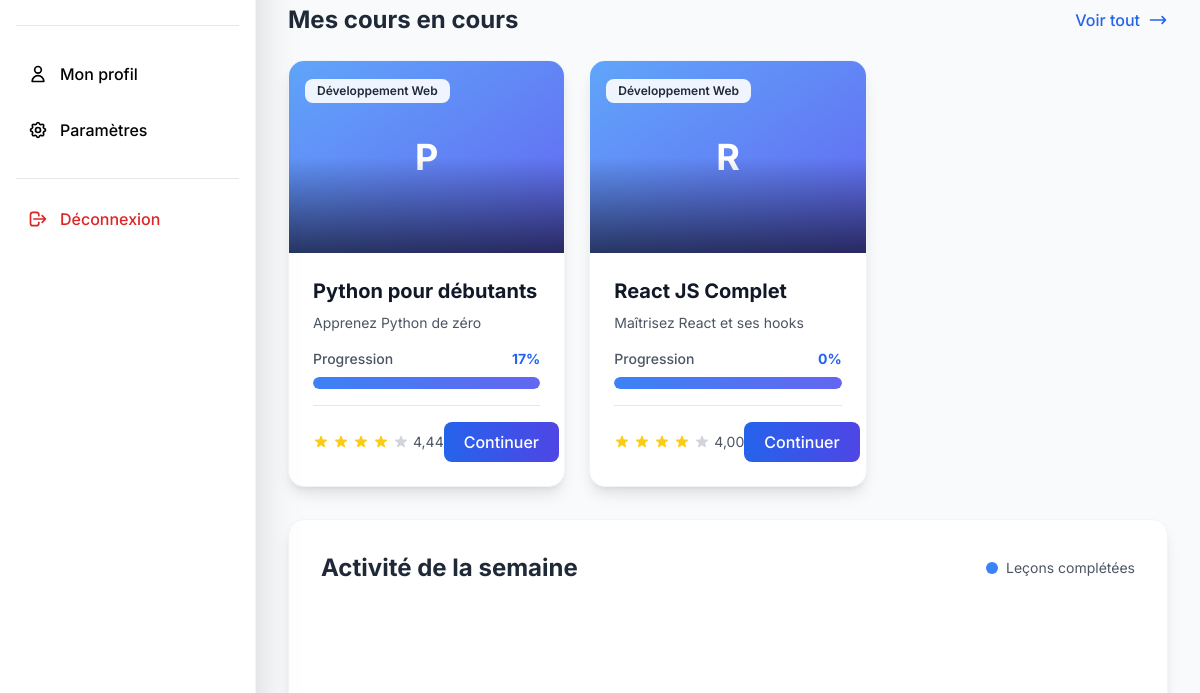
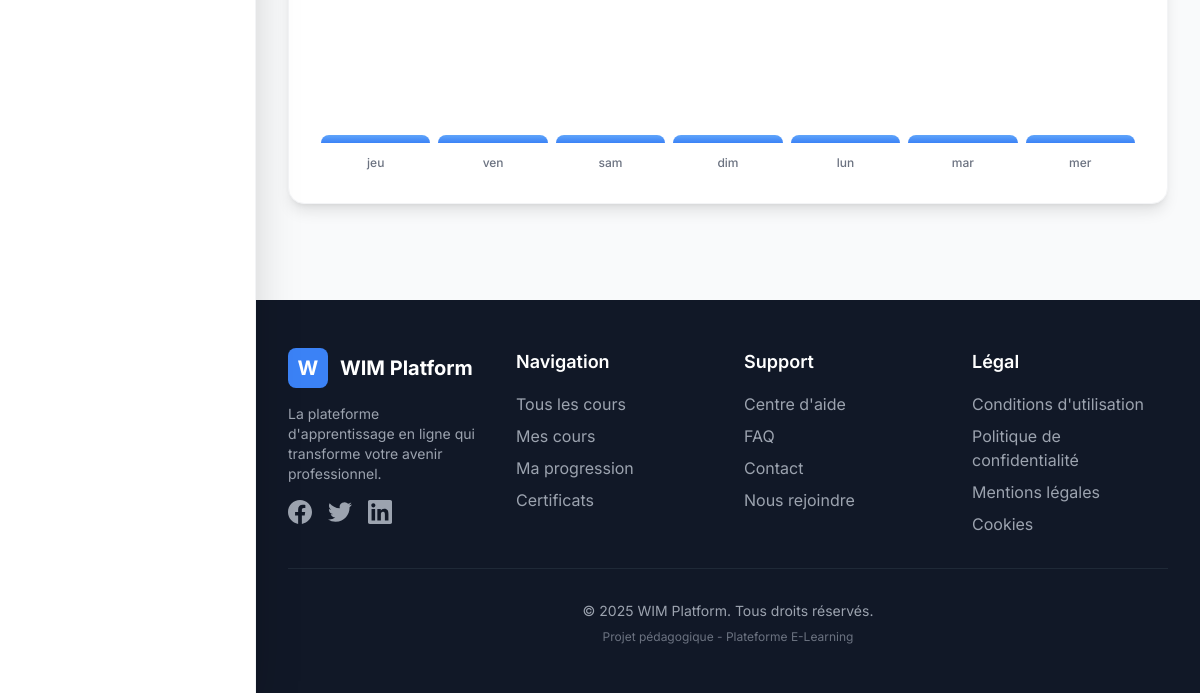
Before: /dashboard/ (signed in, lower part) with the older database file (2 pictures, top to bottom).
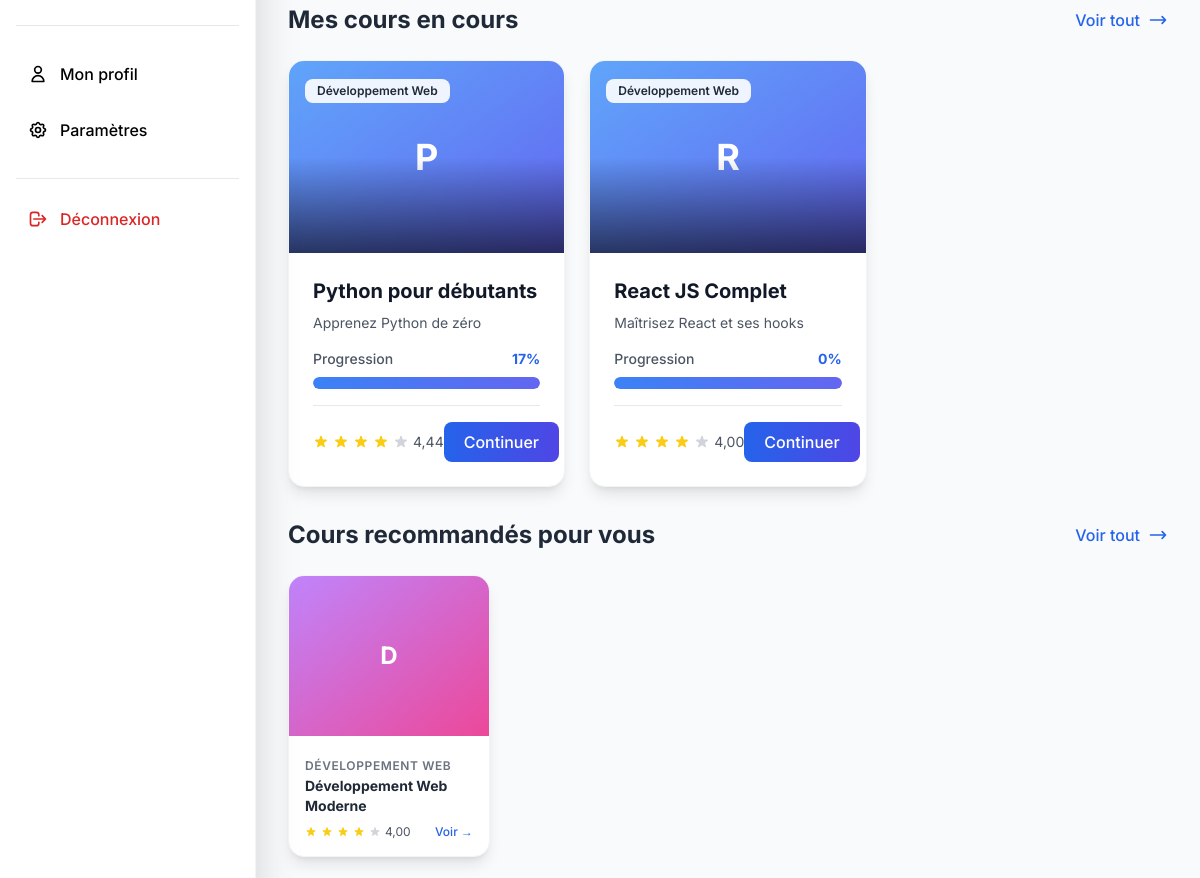
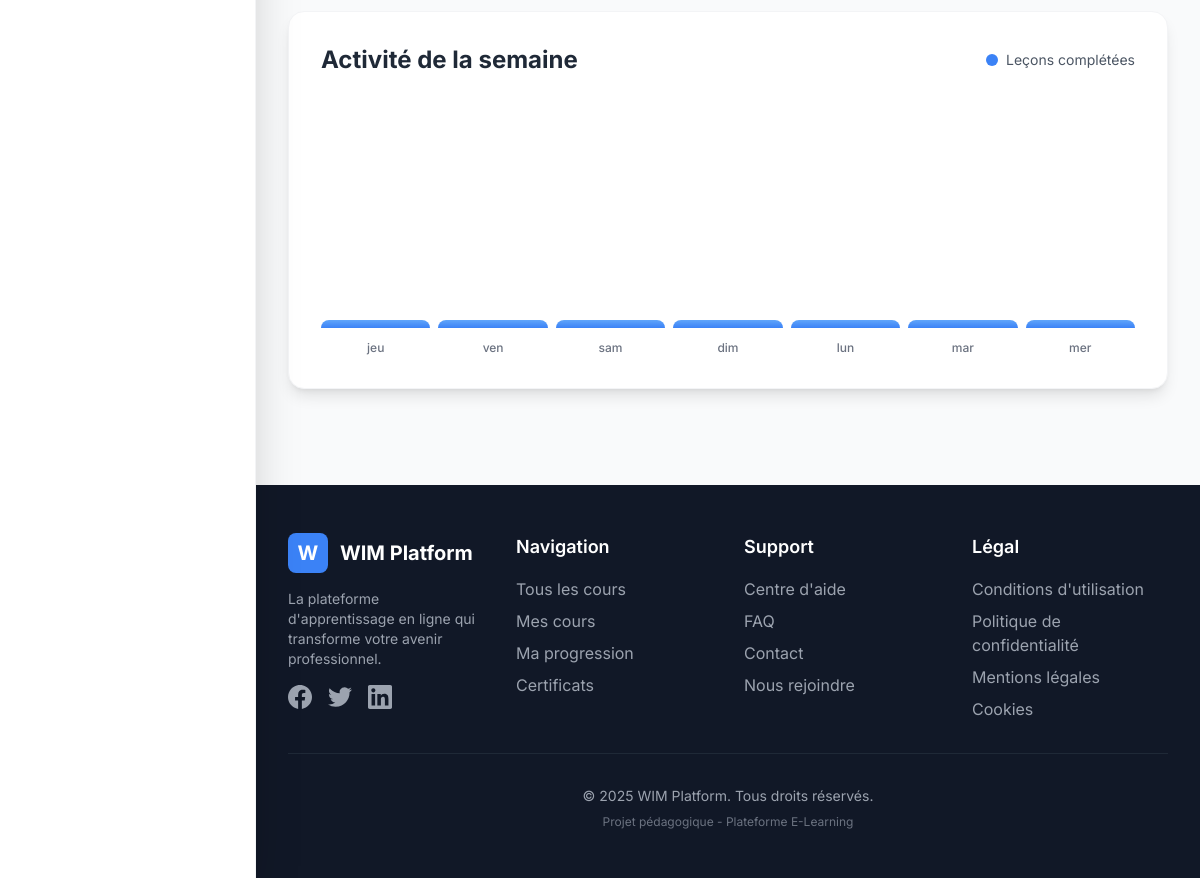
After: the same page with the newer database file (2 pictures, top to bottom).
### apps/enrollments/models.py (models this page shows, shortened)
class Enrollment(models.Model):
    user = models.ForeignKey('users.User', on_delete=models.CASCADE, related_name='enrollments',
                             verbose_name='utilisateur')
    course = models.ForeignKey('courses.Course', on_delete=models.CASCADE, related_name='enrollments',
                               verbose_name='cours')
    progress_percentage = models.DecimalField('progression (%)', max_digits=5, decimal_places=2, default=0,
                                              validators=[MinValueValidator(0), MaxValueValidator(100)])
    enrolled_at = models.DateTimeField('inscrit le', auto_now_add=True)
    started_at = models.DateTimeField('commencé le', null=True, blank=True)
    completed_at = models.DateTimeField('complété le', null=True, blank=True)
    last_accessed = models.DateTimeField('dernier accès', auto_now=True)
    is_active = models.BooleanField('actif', default=True)
    is_completed = models.BooleanField('complété', default=False)
    is_favorite = models.BooleanField('favori', default=False)
    total_time_spent = models.IntegerField('temps total (secondes)', default=0)
    class Meta:
        verbose_name = 'inscription'
        verbose_name_plural = 'inscriptions'
        ordering = ['-enrolled_at']
        unique_together = [['user', 'course']]

### apps/courses/models.py (models this page shows, shortened)
class Course(models.Model):
    DIFFICULTY_CHOICES = [
        ('beginner', 'Débutant'),
        ('intermediate', 'Intermédiaire'),
        ('advanced', 'Avancé'),
    ]
    title = models.CharField('titre', max_length=200)
    slug = models.SlugField('slug', max_length=250, unique=True, blank=True)
    description = models.TextField('description courte', max_length=500)
    full_description = models.TextField('description complète')
    category = models.ForeignKey(Category, on_delete=models.SET_NULL, null=True, related_name='courses',
                                 verbose_name='catégorie')
    instructor = models.ForeignKey('users.User', on_delete=models.CASCADE, related_name='taught_courses',
                                   verbose_name='instructeur')
    image = models.ImageField(upload_to='course_images/', verbose_name='image', blank=True, null=True)
    difficulty = models.CharField('difficulté', max_length=20, choices=DIFFICULTY_CHOICES, default='beginner')
    duration = models.IntegerField('durée (minutes)', default=0)
    price = models.DecimalField('prix', max_digits=10, decimal_places=2, default=0)
    rating = models.DecimalField('note', max_digits=3, decimal_places=2, default=0)
    total_students = models.IntegerField('étudiants', default=0)
    total_reviews = models.IntegerField('avis', default=0)
    is_published = models.BooleanField('publié', default=False)
    is_new = models.BooleanField('nouveau', default=True)
    is_featured = models.BooleanField('mis en avant', default=False)
    prerequisites = models.TextField('prérequis', blank=True)
    learning_objectives = models.TextField('objectifs', blank=True)
    youtube_playlist_id = models.CharField('ID Playlist YouTube', max_length=100, blank=True)
    youtube_channel_id = models.CharField('ID Chaîne YouTube', max_length=100, blank=True)
    youtube_channel_name = models.CharField('Nom Chaîne YouTube', max_length=200, blank=True)
    youtube_thumbnail_url = models.URLField('URL Miniature YouTube', blank=True)
    is_youtube_synced = models.BooleanField('Synchronisé YouTube', default=False)
    last_youtube_sync = models.DateTimeField('Dernière sync YouTube', null=True, blank=True)
    created_at = models.DateTimeField(auto_now_add=True)
    updated_at = models.DateTimeField(auto_now=True)
    class Meta:
        verbose_name = 'cours'
        verbose_name_plural = 'cours'
        ordering = ['-created_at']

class Category(models.Model):
    name = models.CharField('nom', max_length=100, unique=True)
    slug = models.SlugField('slug', max_length=100, unique=True, blank=True)
    description = models.TextField('description', blank=True)
    icon = models.CharField('icône', max_length=50, blank=True)
    color = models.CharField('couleur', max_length=7, default='#4A90E2')
    order = models.IntegerField('ordre', default=0)
    is_active = models.BooleanField('actif', default=True)
    class Meta:
        verbose_name = 'catégorie'
        verbose_name_plural = 'catégories'
        ordering = ['order', 'name']

### apps/dashboard/views.py (the view)
# urls.py: path('', views.DashboardView.as_view(), name='index'),
class DashboardView(LoginRequiredMixin, TemplateView):
    template_name = 'dashboard/index.html'
    login_url = '/auth/login/'
    def get_context_data(self, **kwargs):
        context = super().get_context_data(**kwargs)
        user = self.request.user
        enrollments = Enrollment.objects.filter(user=user, is_active=True)
        total_seconds = sum([e.total_time_spent for e in enrollments]) if enrollments.exists() else 0
        total_hours = round(total_seconds / 3600, 1) if total_seconds > 0 else 0
        if enrollments.exists():
            avg_progress = enrollments.aggregate(Avg('progress_percentage'))['progress_percentage__avg'] or 0
            avg_progress = round(avg_progress, 1)
        else:
            avg_progress = 0
        certificates_count = Certificate.objects.filter(user=user, is_valid=True).count()
        completed_count = enrollments.filter(is_completed=True).count()
        context.update({
            'active_courses_count': enrollments.count(),
            'completed_courses_count': completed_count,
            'certificates_count': certificates_count,
            'total_study_hours': total_hours,
            'average_progress': avg_progress,
            'recent_courses': self.get_recent_courses(user),
            'recommended_courses': self.get_recommended_courses(user),
            'recent_activity': self.get_recent_activity(user),
            'weekly_progress': self.get_weekly_progress(user),
        })
        return context
    def get_recent_courses(self, user, limit=6):
        try:
            enrollments = Enrollment.objects.filter(
                user=user,
                is_active=True
            ).select_related('course', 'course__category', 'course__instructor').order_by('-last_accessed')[:limit]
            print(f"Debug: Found {enrollments.count()} enrollments for user {user.email}")  # Debug
            return enrollments
        except Exception as e:
            print(f"Erreur get_recent_courses: {e}")
            return []
    def get_recommended_courses(self, user, limit=4):
        try:
            enrolled_categories = Enrollment.objects.filter(
                user=user
            ).values_list('course__category', flat=True).distinct()
            if not enrolled_categories:
                return Course.objects.filter(
                    is_published=True
                ).select_related('category', 'instructor').order_by('-total_students')[:limit]
            return Course.objects.filter(
                category__in=enrolled_categories,
                is_published=True
            ).exclude(
                enrollments__user=user
            ).select_related('category', 'instructor').order_by('-rating', '-total_students')[:limit]
        except Exception as e:
            print(f"Erreur get_recommended_courses: {e}")
            return Course.objects.filter(is_published=True).select_related('category', 'instructor')[:limit]
    def get_recent_activity(self, user, days=7):
        try:
            since_date = timezone.now() - timedelta(days=days)
            activities = LessonProgress.objects.filter(
                enrollment__user=user,
                is_completed=True,
                completed_at__gte=since_date
            ).select_related('lesson', 'lesson__module', 'lesson__module__course').order_by('-completed_at')[:10]
            return activities
        except Exception as e:
            print(f"Erreur get_recent_activity: {e}")
            return []
    def get_weekly_progress(self, user):
        try:
            progress_data = []
            for i in range(7):
                date = timezone.now().date() - timedelta(days=6 - i)
                completed = LessonProgress.objects.filter(
                    enrollment__user=user,
                    is_completed=True,
                    completed_at__date=date
                ).count()
                progress_data.append({
                    'date': date,
                    'count': completed
                })
            return progress_data
        except Exception as e:
            print(f"Erreur get_weekly_progress: {e}")
            return [{'date': timezone.now().date(), 'count': 0} for _ in range(7)]

### templates/dashboard/index.html (shortened to what the changed rows need)
{% extends 'base.html' %}
{% load static %}
{% load math_filters %}
{% block content %}
<div class="mb-8">
    <div class="flex items-center justify-between mb-6">
        <h2 class="text-2xl font-bold text-gray-800">Mes cours en cours</h2>
    </div>
    <div id="courses-grid" class="grid grid-cols-1 md:grid-cols-2 lg:grid-cols-3 gap-6">
        {% for enrollment in recent_courses %}
        <div class="card-hover bg-white rounded-2xl shadow-lg overflow-hidden border border-gray-100">
            <div class="relative h-48 overflow-hidden">
                {% if enrollment.course.image %}
                    <img src="{{ enrollment.course.image.url }}" alt="{{ enrollment.course.title }}" class="w-full h-full object-cover transform hover:scale-110 transition-transform duration-700">
                {% else %}
                    <div class="w-full h-full bg-gradient-to-br from-blue-400 to-indigo-500 flex items-center justify-center">
                        <span class="text-white text-4xl font-bold">{{ enrollment.course.title|first }}</span>
                    </div>
                {% endif %}
                <div class="absolute inset-0 bg-gradient-to-t from-black/60 via-transparent to-transparent"></div>
                <div class="absolute top-4 left-4">
                    <span class="inline-block px-3 py-1 bg-white/90 backdrop-blur text-gray-800 rounded-lg text-xs font-semibold">
                        {{ enrollment.course.category.name }}
                    </span>
                </div>
            </div>
            <div class="p-6">
                <h3 class="text-xl font-bold text-gray-900 mb-2 line-clamp-2">
                    {{ enrollment.course.title }}
                </h3>
                <p class="text-gray-600 text-sm mb-4 line-clamp-2">
                    {{ enrollment.course.description }}
                </p>
                <div class="mb-4">
                    <div class="flex justify-between text-sm mb-2">
                        <span class="text-gray-600 font-medium">Progression</span>
                        <span class="font-bold text-blue-600">{{ enrollment.progress_percentage|floatformat:0 }}%</span>
                    </div>
                    <div class="w-full bg-gray-200 rounded-full h-3 overflow-hidden">
                        <div class="bg-gradient-to-r from-blue-500 to-indigo-500 h-3 rounded-full transition-all duration-500" style="width: {{ enrollment.progress_percentage }}%"></div>
                    </div>
                </div>
                <div class="flex items-center justify-between pt-4 border-t">
                    <div class="flex items-center space-x-1">
                        {% for i in "12345" %}
                        <svg class="w-4 h-4 {% if forloop.counter <= enrollment.course.rating %}text-yellow-400{% else %}text-gray-300{% endif %}" fill="currentColor" viewBox="0 0 20 20">
                            <path d="M9.049 2.927c.3-.921 1.603-.921 1.902 0l1.07 3.292a1 1 0 00.95.69h3.462c.969 0 1.371 1.24.588 1.81l-2.8 2.034a1 1 0 00-.364 1.118l1.07 3.292c.3.921-.755 1.688-1.54 1.118l-2.8-2.034a1 1 0 00-1.175 0l-2.8 2.034c-.784.57-1.838-.197-1.539-1.118l1.07-3.292a1 1 0 00-.364-1.118L2.98 8.72c-.783-.57-.38-1.81.588-1.81h3.461a1 1 0 00.951-.69l1.07-3.292z"/>
                        </svg>
                        {% endfor %}
                        <span class="text-sm text-gray-600 ml-2">{{ enrollment.course.rating }}</span>
                    </div>
                    <a href="{% url 'courses:detail' enrollment.course.slug %}" class="px-5 py-2 bg-gradient-to-r from-blue-600 to-indigo-600 text-white rounded-lg font-medium hover:shadow-lg transform hover:-translate-y-0.5 transition-all">
                        Continuer
                    </a>
                </div>
            </div>
        </div>
        {% endfor %}
    </div>
</div>
{% if recommended_courses %}
<div class="mb-8">
    <div class="flex items-center justify-between mb-6">
        <h2 class="text-2xl font-bold text-gray-800">Cours recommandés pour vous</h2>
        <a href="{% url 'courses:list' %}" class="text-blue-600 hover:text-blue-700 font-medium flex items-center space-x-2 group">
            <span>Voir tout</span>
            <svg class="w-5 h-5 transform group-hover:translate-x-1 transition-transform" fill="none" stroke="currentColor" viewBox="0 0 24 24">
                <path stroke-linecap="round" stroke-linejoin="round" stroke-width="2" d="M17 8l4 4m0 0l-4 4m4-4H3"/>
            </svg>
        </a>
    </div>
    <div class="grid grid-cols-1 md:grid-cols-2 lg:grid-cols-4 gap-6">
        {% for course in recommended_courses %}
        <div class="card-hover bg-white rounded-2xl shadow-lg overflow-hidden border border-gray-100">
            <div class="relative h-40 overflow-hidden">
                {% if course.image %}
                    <img src="{{ course.image.url }}" alt="{{ course.title }}" class="w-full h-full object-cover transform hover:scale-110 transition-transform duration-700">
                {% else %}
                    <div class="w-full h-full bg-gradient-to-br from-purple-400 to-pink-500 flex items-center justify-center">
                        <span class="text-white text-2xl font-bold">{{ course.title|first }}</span>
                    </div>
                {% endif %}
            </div>
            <div class="p-4">
                <span class="text-xs font-semibold text-gray-500 uppercase tracking-wider">{{ course.category.name }}</span>
                <h3 class="font-bold text-gray-800 mb-2 text-sm line-clamp-2">{{ course.title }}</h3>
                <div class="flex items-center justify-between">
                    <div class="flex items-center space-x-1">
                        {% for i in "12345" %}
                        <svg class="w-3 h-3 {% if forloop.counter <= course.rating %}text-yellow-400{% else %}text-gray-300{% endif %}" fill="currentColor" viewBox="0 0 20 20">
                            <path d="M9.049 2.927c.3-.921 1.603-.921 1.902 0l1.07 3.292a1 1 0 00.95.69h3.462c.969 0 1.371 1.24.588 1.81l-2.8 2.034a1 1 0 00-.364 1.118l1.07 3.292c.3.921-.755 1.688-1.54 1.118l-2.8-2.034a1 1 0 00-1.175 0l-2.8 2.034c-.784.57-1.838-.197-1.539-1.118l1.07-3.292a1 1 0 00-.364-1.118L2.98 8.72c-.783-.57-.38-1.81.588-1.81h3.461a1 1 0 00.951-.69l1.07-3.292z"/>
                        </svg>
                        {% endfor %}
                        <span class="text-xs text-gray-600 ml-1">{{ course.rating }}</span>
                    </div>
                    <a href="{% url 'courses:detail' course.slug %}" class="text-xs text-blue-600 hover:text-blue-700 font-medium">
                        Voir →
                    </a>
                </div>
            </div>
        </div>
        {% endfor %}
    </div>
</div>
{% endif %}
<div class="bg-white rounded-2xl shadow-lg p-8 border border-gray-100">
    <div class="flex items-center justify-between mb-6">
        <h2 class="text-2xl font-bold text-gray-800">Activité de la semaine</h2>
    </div>
    <div class="flex items-end justify-between h-64 space-x-2">
        {% for day in weekly_progress %}
        <div class="flex flex-col items-center flex-1 group">
            <div class="w-full flex items-end justify-center relative" style="height: 200px;">
                <div class="w-full bg-gradient-to-t from-blue-500 to-blue-400 rounded-t-lg hover:from-blue-600 hover:to-blue-500 transition-all cursor-pointer relative group-hover:shadow-lg"
                     style="height: {% if day.count > 0 %}{{ day.count|mul:40 }}%{% else %}8px{% endif %}; min-height: 8px;">
                </div>
            </div>
            <span class="text-xs text-gray-500 mt-3 font-medium">{{ day.date|date:"D" }}</span>
        </div>
        {% endfor %}
    </div>
</div>
{% endblock %}

Changed rows visible on the page:
added Course: title|first "D", category.name "DÉVELOPPEMENT WEB", title "Développement Web Moderne", rating "4,00"
Other visible differences:
text now shown: "Cours recommandés pour vous Voir tout"
